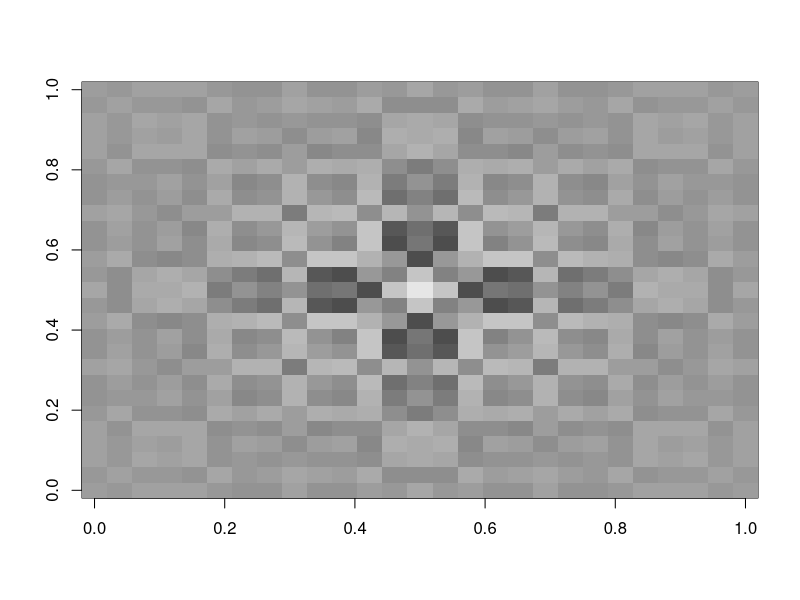
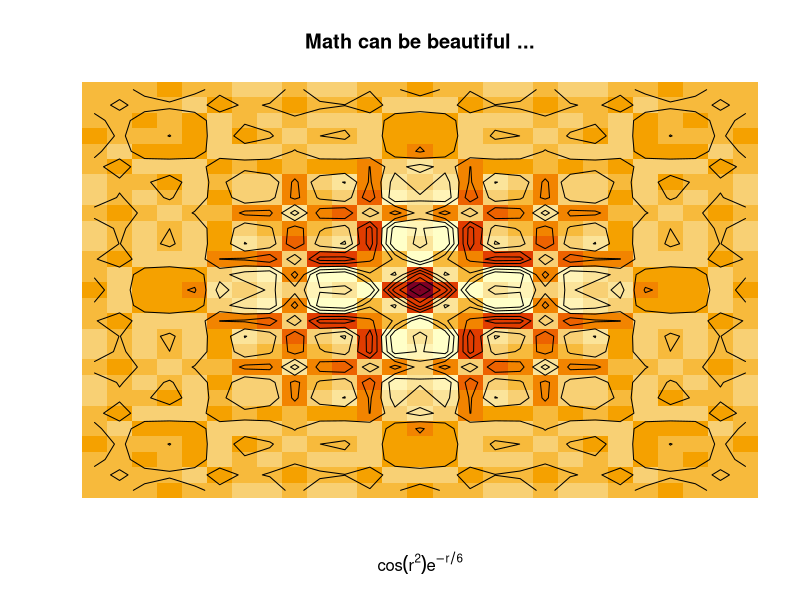
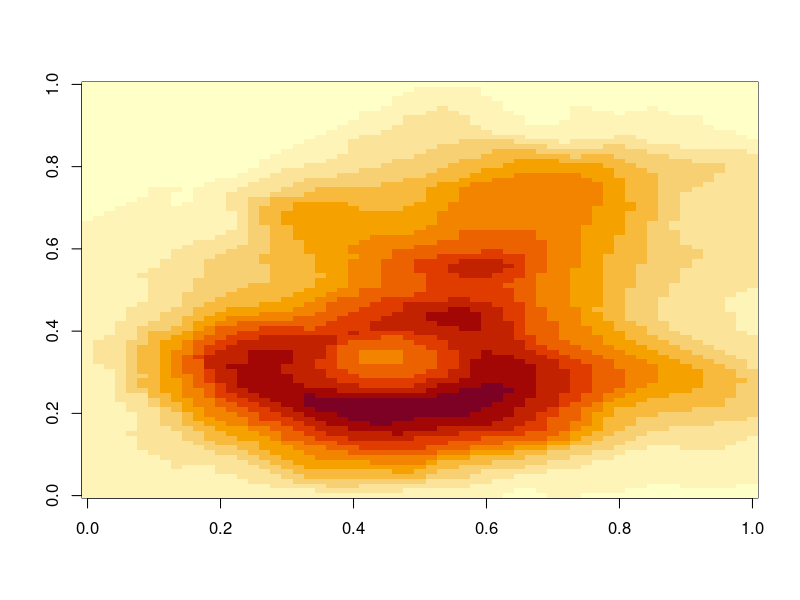
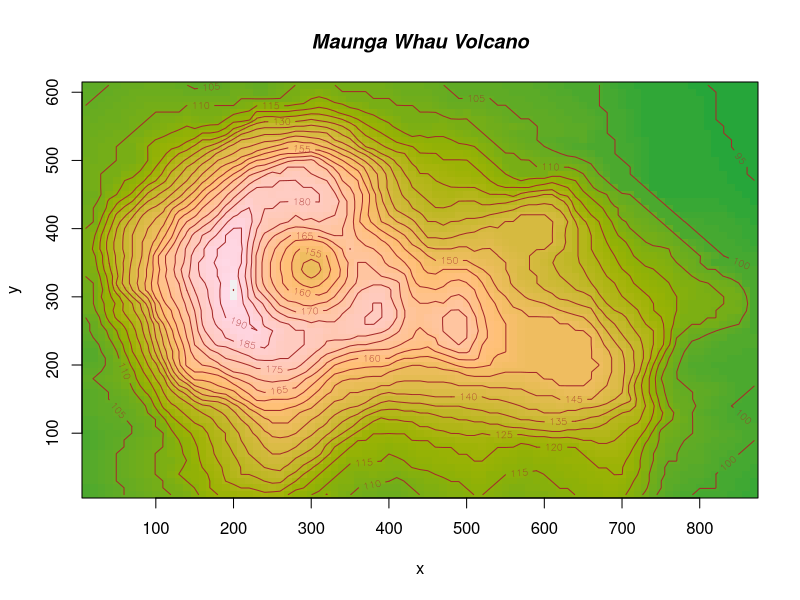

Here is the R script that generated these plots, in order:
require("grDevices") # for colours
x <- y <- seq(-4*pi, 4*pi, length.out = 27)
r <- sqrt(outer(x^2, y^2, "+"))
image(z = z <- cos(r^2)*exp(-r/6), col = gray.colors(33))
image(z, axes = FALSE, main = "Math can be beautiful ...",
      xlab = expression(cos(r^2) * e^{-r/6}))
contour(z, add = TRUE, drawlabels = FALSE)

# Volcano data visualized as matrix. Need to transpose and flip
# matrix horizontally.
image(t(volcano)[ncol(volcano):1,])

# A prettier display of the volcano
x <- 10*(1:nrow(volcano))
y <- 10*(1:ncol(volcano))
image(x, y, volcano, col = hcl.colors(100, "terrain"), axes = FALSE)
contour(x, y, volcano, levels = seq(90, 200, by = 5),
        add = TRUE, col = "brown")
axis(1, at = seq(100, 800, by = 100))
axis(2, at = seq(100, 600, by = 100))
box()
title(main = "Maunga Whau Volcano", font.main = 4)

